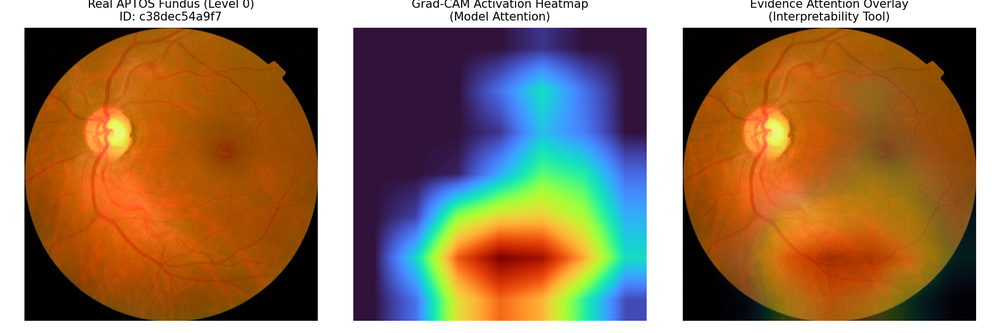
%> input picture eyexpert_app/assets/sample_fundus/real_aptos_gradcam_level_0_c38dec54a9f7.png, 1000 x 333 px, shrunk from 1800 x 600 before the run
$ octave --eval "result = calculateFOV(imread('../eyexpert_app/assets/sample_fundus/real_aptos_gradcam_level_0_c38dec54a9f7.png'));"   (GNU Octave 9; MATLAB toolbox functions it lacks are replaced by stand-ins)
%> lines starting %> are read from the running program, lines starting %| are printed output that depends on the picture; in (x1, y1, x2, y2) boxes, pixels count from 0 and x2, y2 are one past the last pixel; in counts of white or black regions, pixels touching at a corner belong together; the program's own positions count from 1
function fov = calculateFOV(imgRGB)
% CALCULATEFOV Estimates retinal field of view and coverage
%
% Determines:
% - Retinal circular mask segmentation
% - Retinal area fraction relative to image frame
% - Centering and edge truncation of the fundus disc
%
% EyeXpert — SIH 2026

    arguments
        imgRGB (:,:,3) uint8
    end

    grayImg = double(rgb2gray(imgRGB));
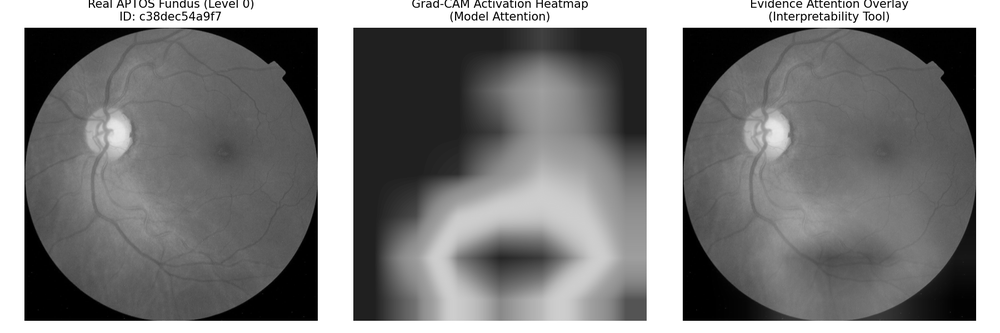
%> grayImg: size 333x1000 double; min 0, max 255, mean 126.7
    [h, w] = size(grayImg);
%> h = 333; w = 1000
    totalPixels = h * w;
%> totalPixels = 333000

    % Retinal thresholding: fundus disc is typically > 18-25 luminance
    thresh = max(15, 0.08 * double(max(grayImg(:))));
%> thresh = 20.4
    binMask = grayImg > thresh;
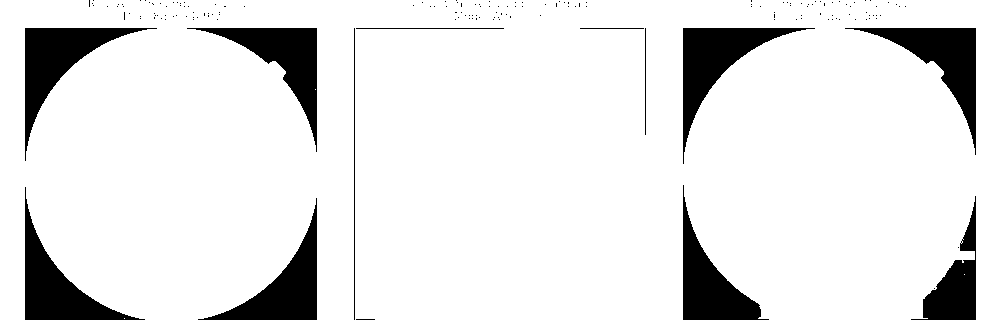
%> binMask: size 333x1000 logical; 89.8% white; 165 black regions (153 under 20 px), largest, box (x1, y1, x2, y2) and area: (683, 28, 815, 164) 4581, (25, 28, 157, 161) 4534, (845, 28, 976, 155) 4343

    % Morphological cleaning to fill vessels/holes and remove border artifacts
    binMask = bwareaopen(binMask, round(0.01 * totalPixels));
    binMask = imfill(binMask, 'holes');
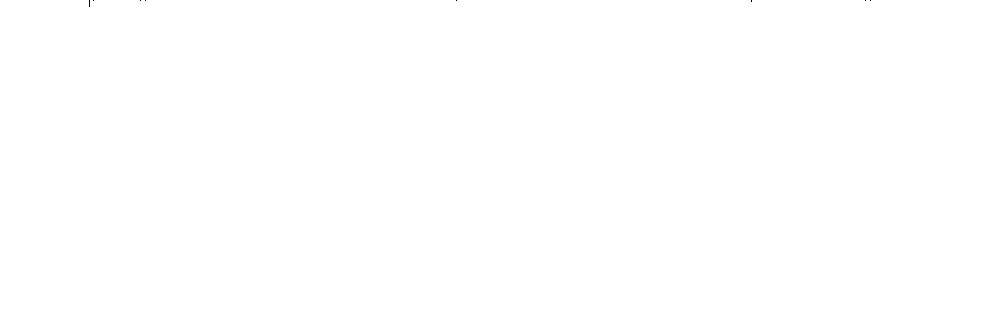
%> binMask: size 333x1000 logical; 100% white; black in thin lines or dots, all inside (x1, y1, x2, y2) = (89, 0, 871, 7)

    % Keep largest connected component (the retinal disc)
    cc = bwconncomp(binMask);
%> cc = 1 connected component
    if cc.NumObjects > 0
        numPixels = cellfun(@numel, cc.PixelIdxList);
%> numPixels = 332985
        [~, maxIdx] = max(numPixels);
%> maxIdx = 1
        retinaMask = false(size(binMask));
        retinaMask(cc.PixelIdxList{maxIdx}) = true;
    else
        retinaMask = false(size(binMask));
    end

    retinaArea = sum(retinaMask(:));
%> retinaArea = 332985
    coverageFraction = retinaArea / totalPixels;
%> coverageFraction = 1

    % Check if disc is severely truncated by checking perimeter border touches
    borderPixels = [
        retinaMask(1, :), ...
        retinaMask(end, :), ...
        retinaMask(:, 1)', ...
        retinaMask(:, end)'
    ];
%> borderPixels = 2666 logical values, 2658 true
    borderContactRatio = sum(borderPixels) / numel(borderPixels);
%> borderContactRatio = 0.997

    % Score calculation
    % Ideal circular fundus in typical capture covers ~40% to 75% of frame
    if coverageFraction < 0.15
        coverageScore = 0.1;
    elseif coverageFraction < 0.35
        coverageScore = 0.1 + 0.9 * (coverageFraction - 0.15) / 0.20;
    else
        coverageScore = 1.0;
    end

    truncationPenalty = max(0, 1.0 - 1.5 * borderContactRatio);
%> truncationPenalty = 0
    normScore = 0.7 * coverageScore + 0.3 * truncationPenalty;
%> normScore = 0.7
    normScore = max(0.0, min(1.0, normScore));

    fov = struct();
    fov.RetinaMask = retinaMask;
    fov.CoverageFraction = coverageFraction;
%> fov.CoverageFraction = 1
    fov.BorderContactRatio = borderContactRatio;
%> fov.BorderContactRatio = 0.997
    fov.NormalizedScore = normScore;
%> fov.NormalizedScore = 0.7
    fov.IsAdequate = (coverageFraction >= 0.20) && (borderContactRatio < 0.40);
%> fov.IsAdequate = false
%> `result = calculateFOV(imread('../eyexpert_app/assets/sample_fundus/rea..`: result = {CoverageFraction 1, BorderContactRatio 0.997, NormalizedScore 0.7, IsAdequate false}
end

$ run again, on eyexpert_app/assets/sample_fundus/real_aptos_gradcam_level_3_405b4f78658f.png
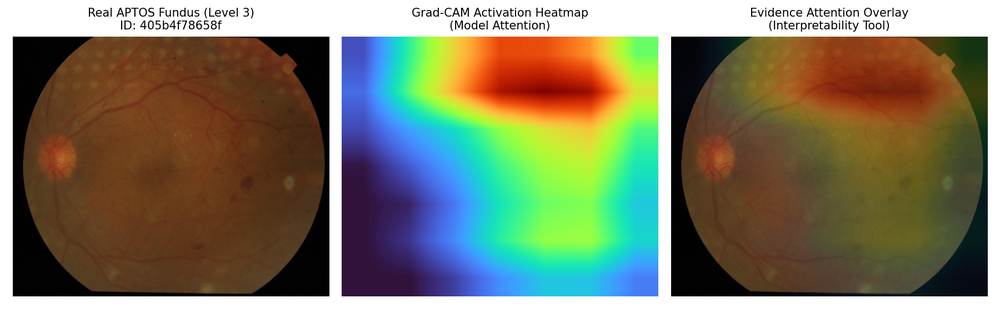
%> input picture eyexpert_app/assets/sample_fundus/real_aptos_gradcam_level_3_405b4f78658f.png, 1000 x 333 px, shrunk from 1800 x 600 before the run
%> in calculateFOV, `grayImg = double(rgb2gray(imgRGB));`:
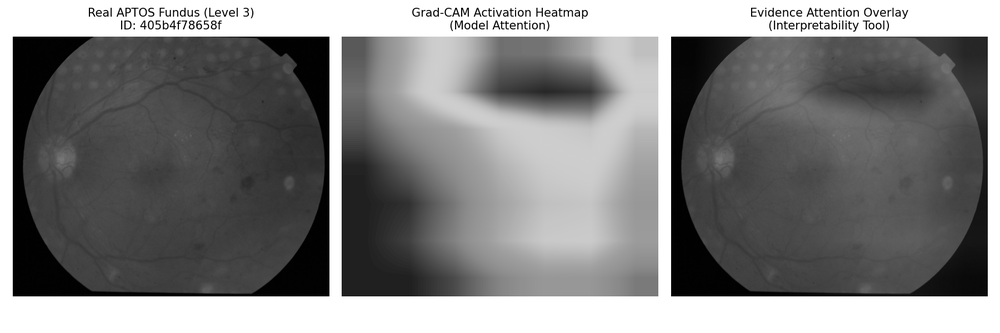
%> grayImg: size 333x1000 double; min 0, max 255, mean 129.3
%> thresh = 20.4
%> in calculateFOV, `binMask = grayImg > thresh;`:
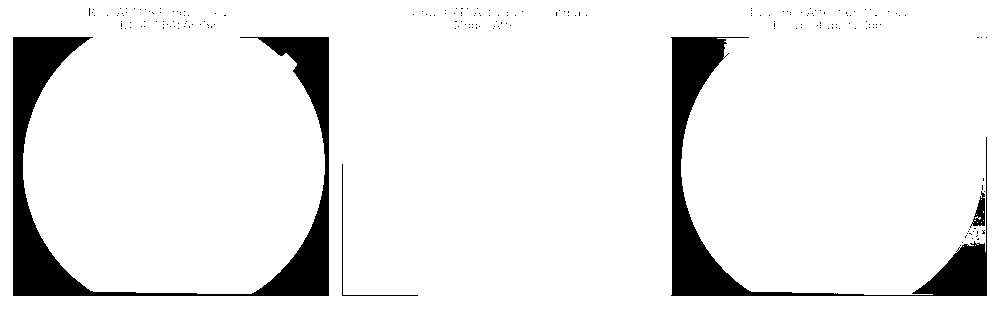
%> binMask: size 333x1000 logical; 92.1% white; 193 black regions (189 under 20 px), largest, box (x1, y1, x2, y2) and area: (13, 37, 329, 296) 15009, (671, 37, 987, 296) 10618, (970, 191, 985, 228) 255, (342, 164, 418, 296) 207
%> cc = 1 connected component
%> numPixels = 333000
%> maxIdx = 1
%> retinaArea = 333000
%> coverageFraction = 1
%> borderPixels = 2666 logical values, 2666 true
%> borderContactRatio = 1
%> truncationPenalty = 0
%> normScore = 0.7
%> fov.CoverageFraction = 1
%> fov.NormalizedScore = 0.7
%> fov.IsAdequate = false
%> result = {CoverageFraction 1, BorderContactRatio 1, NormalizedScore 0.7, IsAdequate false}
